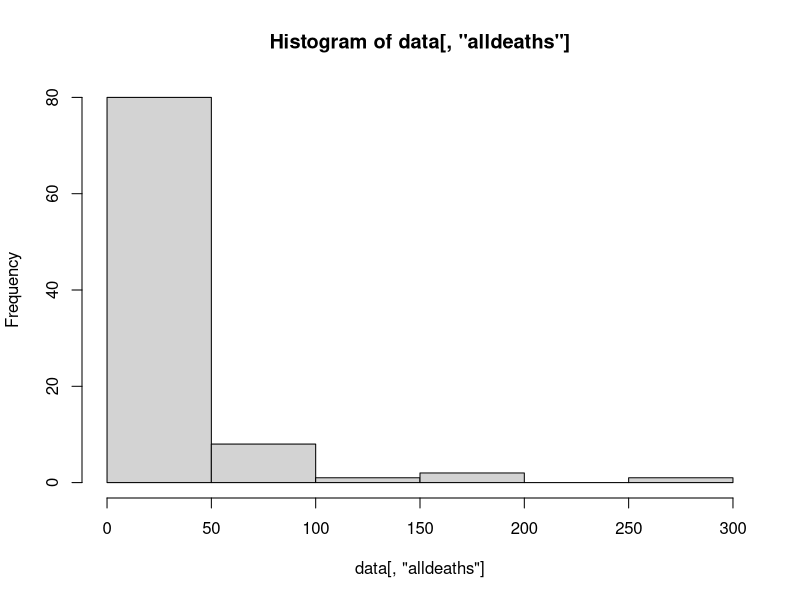
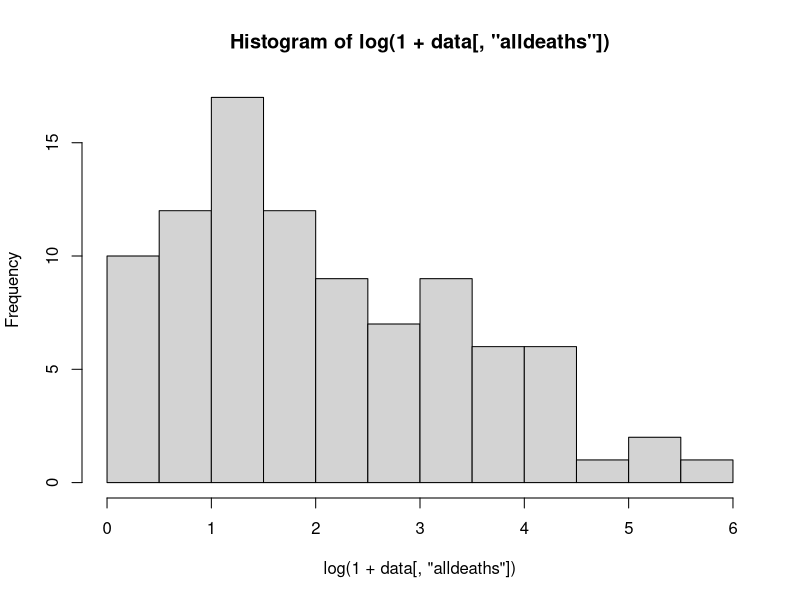
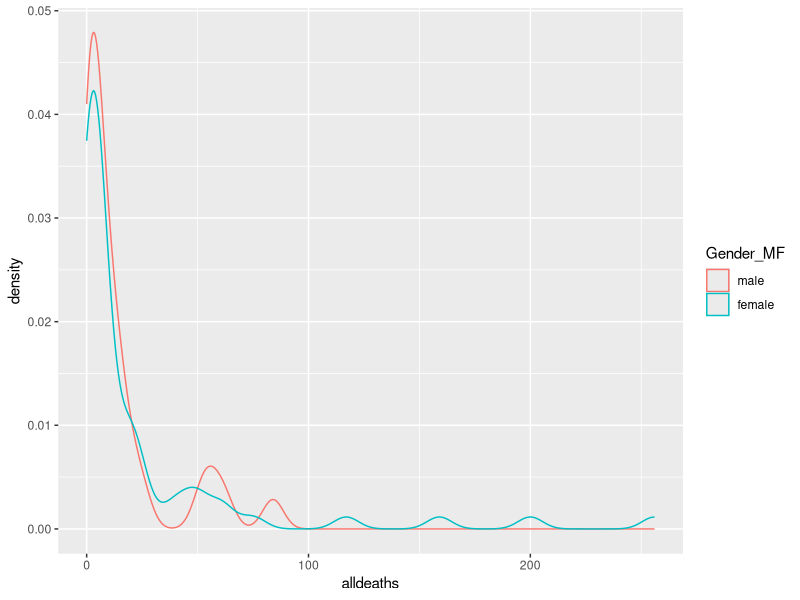
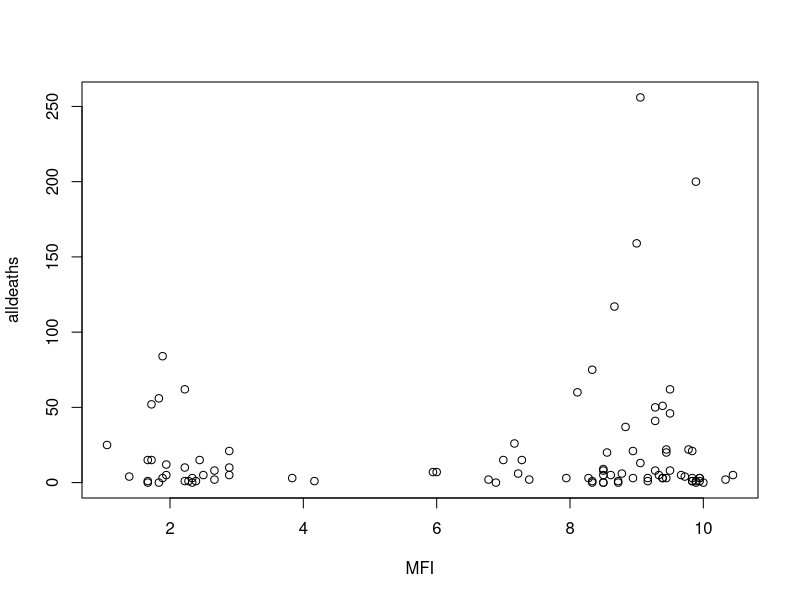
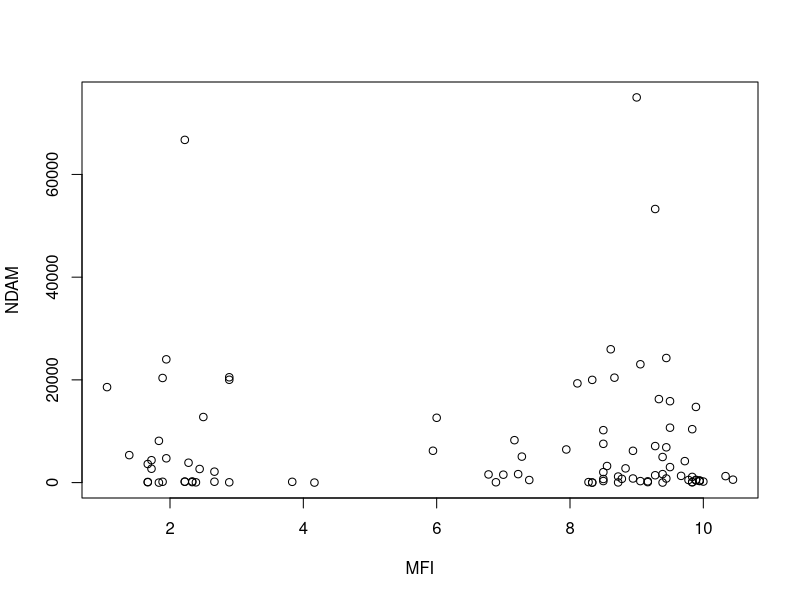
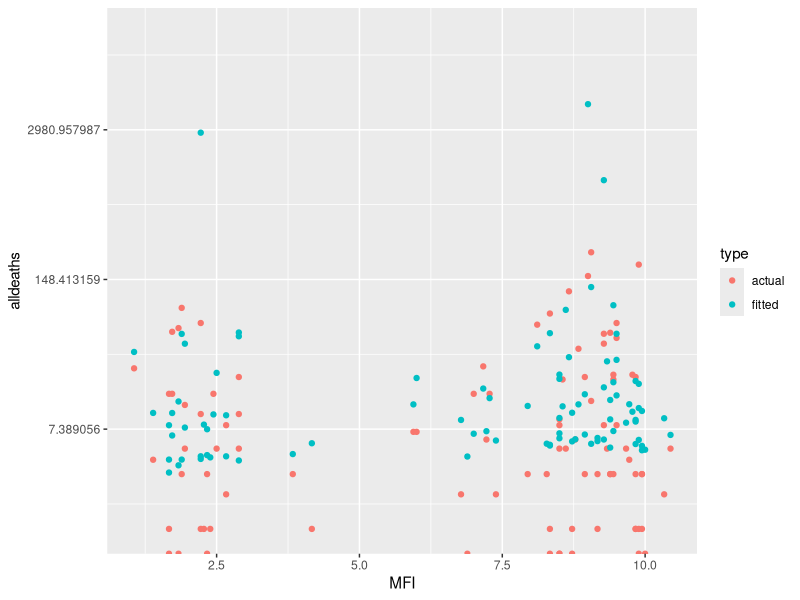
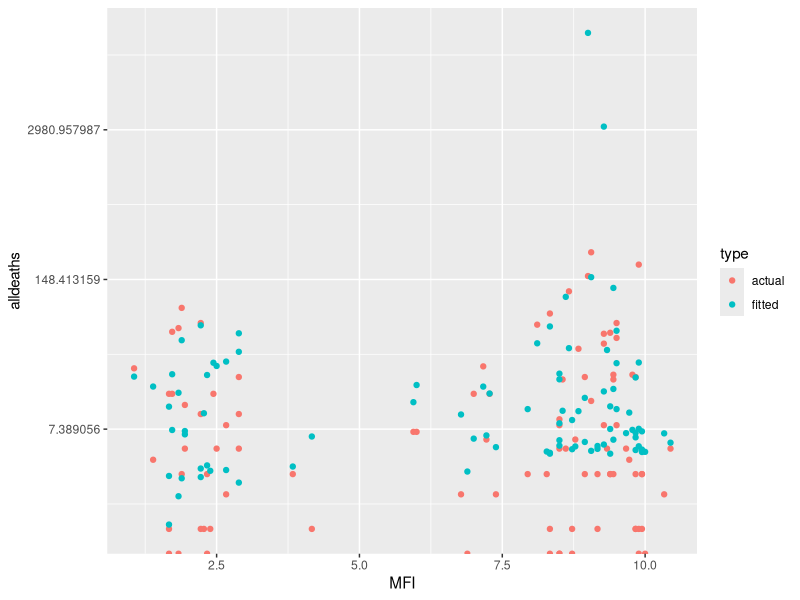
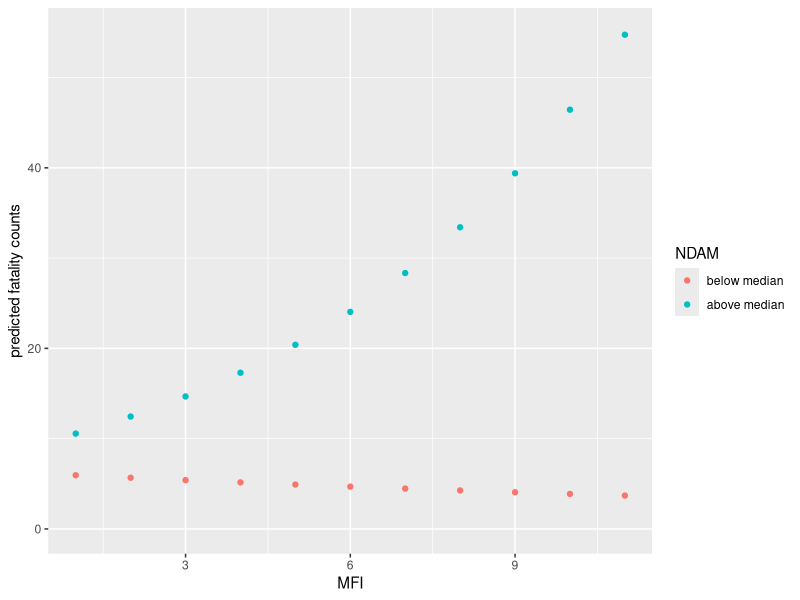

These charts were generated, in order, by the following R code: (Note: this script raises an error after producing the figures.)
# replicate results from Jung et al (2014) and add some additional results
library(MASS)
library(lmtest)
library(dplyr)
library(ggplot2)

# NOTE: any suggestions which help to make this code more efficient are very welcome! 

# data ####
data=read.csv("Jung.etal.data.csv",sep=";")

# relabel
data[,"MP"]=data[,"MinPressure_before"]
data[,"MFI"]=data[,"MasFem"]

data[,"ZMFI"]=data[,"ZMasFem"]
data[,"ZMP"]=data[,"ZMinPressure_A"]
data[,"Gender_MF"]=factor(data[,"Gender_MF"],labels=c("male","female"))

vars=c("alldeaths","MFI","MP","Category","NDAM","ZMFI","ZMP","ZNDAM")

# descriptives ####
summary(data[,vars])
data %>% summarize_at(.vars=vars,.funs=mean)
data %>% summarize_at(.vars=vars,.funs=sd)
cor(data[,vars])
table(data[,"Gender_MF"])
data[,c(vars,"Gender_MF")] %>% group_by(Gender_MF) %>% summarize_at(.vars=vars,.funs=mean) %>% data.frame
data[,c(vars,"Gender_MF")] %>% group_by(Gender_MF) %>% summarize_at(.vars=vars,.funs=sd) %>% data.frame
data[,c(vars,"Gender_MF")] %>% group_by(Gender_MF) %>% summarize_at(.vars=vars,.funs=median) %>% data.frame

hist(data[,"alldeaths"])
hist(log(1+data[,"alldeaths"]))
ggplot(data, aes(alldeaths, col=Gender_MF)) + geom_density()
plot(data[,c("MFI","alldeaths")])
plot(data[,c("MFI","NDAM")])

data[,c("Name",vars)] %>% arrange(desc(alldeaths)) %>% head() # most severe in terms of alldeaths
data[,c("Name",vars)] %>% arrange(desc(NDAM)) %>% head() # most severe in terms of NDAM
data[,c("Name",vars)] %>% arrange(desc(Category)) %>% head() # most severe in terms of Category

# models in paper ####
model.0=glm.nb(alldeaths~1,data=data)
model.1=glm.nb(alldeaths~MP,data=data)
summary(model.1)
lrtest(model.0,model.1)

model.1.upd=glm.nb(alldeaths~Minpressure_Updated.2014,data=data) # check whether using 'Updated' makes a difference
summary(model.1.upd)
model.1.upd$deviance-model.1.upd$null.deviance
lrtest(model.0,model.1.upd)

model.2=glm.nb(alldeaths~MP+NDAM+MFI,data=data)
summary(model.2)
lrtest(model.0,model.2)
data[,"fit.2"]=fitted.values(model.2)
data %>% arrange(desc(fit.2)) %>% head() 

model.3=glm.nb(alldeaths~MP+NDAM+MFI+MFI*MP+MFI*NDAM,data=data)
summary(model.3)
lrtest(model.0,model.3)

model.4=glm.nb(alldeaths~ZMP+ZNDAM+ZMFI+ZMFI*ZMP+ZMFI*ZNDAM,data=data)
summary(model.4)
lrtest(model.0,model.4)
data[,"fit.4"]=fitted.values(model.4)
summary(data$fit.4) # NOTE: two fitted values are much larger than max in data! 
data %>% arrange(desc(fit.4)) %>% head() 

# standardize variables (double-check)
data.scaled=data %>% mutate_at(.vars=vars[!vars%in%"alldeaths"],.funs=funs(scale(.,center=T,scale=T)))
model.4.sc=glm.nb(alldeaths~MP+NDAM+MFI+MFI*MP+MFI*NDAM,data=data.scaled)
summary(model.4.sc) # should be the same as model.4 above
lrtest(model.0,model.4.sc)

# plot(log(1+data[,"alldeaths"]),log(1+data[,"alldeaths"]))
# points(log(1+data[,"alldeaths"]),log(1+data[,"fit"]),col="red")

# plot actual and fitted model 2
data.actual=cbind(data[,c("alldeaths","MFI")],"actual");names(data.actual)=c("alldeaths","MFI","type")
data.fitted=cbind(data[,c("fit.2","MFI")],"fitted");names(data.fitted)=c("alldeaths","MFI","type")
data.4.plot=rbind(data.actual,data.fitted)
plt=ggplot(data.4.plot, aes(x=MFI,y=alldeaths,col=type) ) + geom_point()
plt = plt + scale_y_continuous(trans='log',limits=c(1,round(max(data$fit.4),-3))) 
plt

# plot actual and fitted model 4
data.fitted=cbind(data[,c("fit.4","MFI")],"fitted");names(data.fitted)=c("alldeaths","MFI","type")
data.4.plot=rbind(data.actual,data.fitted)
plt=ggplot(data.4.plot, aes(x=MFI,y=alldeaths,col=type) ) + geom_point()
plt = plt + scale_y_continuous(trans='log',limits=c(1,round(max(data$fit.4),-3))) 
plt

# reproduce Fig.1 ####
# run two separate models ( see p.8786 top)
data[,"NDAM.cat"]=1*(data[,"NDAM"]>=quantile(data[,"NDAM"],0.5))
model.fig1=glm.nb(alldeaths~MP+NDAM.cat+MFI+MFI*MP+MFI*NDAM.cat,data=data, # does not converge without adding glm.control
                  control=glm.control(epsilon=1e-5,maxit=1000,trace=F))
summary(model.fig1)

data.fig1=NULL
data.fig1$MFI=seq(1,11,1)
data.fig1$ZMFI=(data.fig1$MFI-mean(data$MFI))/sd(data$MFI)
data.fig1$MP=mean(data$MP)
data.fig1$ZMP=0
data.fig1$NDAM.cat=0
data.fig1=data.frame(data.fig1)
data.fig1=rbind(data.fig1,data.fig1)
data.fig1[12:22,"NDAM.cat"]=1
data.fig1[,"NDAM"]=data.fig1[,"NDAM.cat"]
data.fig1[,"NDAM"]=factor(data.fig1[,"NDAM"],labels = c("below median","above median"))
data.fig1[,"pred.fig1"]=exp(predict(model.fig1,newdata=data.fig1))
max.pred.fig1=round(max(data.fig1$pred.fig1))

plt=ggplot(data.fig1, aes(x=MFI,y=pred.fig1,col=NDAM) ) + geom_point() + 
  labs(y="predicted fatality counts") + scale_y_continuous(limits=c(0,max.pred.fig1)) 
plt

# use original models for the same purpose; plug in lo.qtl%- and hi.qtl%-quantiles of NDAM 
# e.g. quantiles lo.qtl=0.25 and hi.qtl=0.75 can be viewed as the midpoints of the high-low category used in the paper
lo.qtl=0.2
hi.qtl=0.8
data.fig1=NULL
data.fig1$MFI=seq(1,11,1)
data.fig1$ZMFI=(data.fig1$MFI-mean(data$MFI))/sd(data$MFI)
data.fig1$MP=mean(data$MP)
data.fig1$ZMP=0
data.fig1$NDAM=as.vector(quantile(data[,"NDAM"],lo.qtl))
data.fig1=data.frame(data.fig1)
data.fig1=rbind(data.fig1,data.fig1)
data.fig1[12:22,"NDAM"]=as.vector(quantile(data[,"NDAM"],hi.qtl))
data.fig1$ZNDAM=(data.fig1$NDAM-mean(data$NDAM))/sd(data$NDAM)
data.fig1[,"pred.fig1.3"]=exp(predict(model.3,newdata=data.fig1)) # double check whether standardizing 
data.fig1[,"pred.fig1.4"]=exp(predict(model.4,newdata=data.fig1)) # makes a differnce  (it should not)
data.fig1[,"NDAM"]=factor(data.fig1[,"NDAM"],labels = c("NDAM low","NDAM high"))

plt=ggplot(data.fig1, aes(x=MFI,y=pred.fig1.3,col=NDAM) ) + geom_point() + 
  labs(y="predicted fatality counts from model 3") + scale_y_continuous(limits=c(0,max.pred.fig1)) 
plt

plt=ggplot(data.fig1, aes(x=MFI,y=pred.fig1.4,col=NDAM) ) + geom_point() + 
  labs(y="predicted fatality counts from model 4") + scale_y_continuous(limits=c(0,max.pred.fig1)) 
plt

# illustrate Christensen&Christensen's point regarding the need to account for both interaction terms
data.fig1=NULL
data.fig1$MFI=seq(1,11,1)
data.fig1$ZMFI=(data.fig1$MFI-mean(data$MFI))/sd(data$MFI)
data.fig1$MP=as.vector(quantile(data[,"MP"],lo.qtl))
data.fig1$NDAM=as.vector(quantile(data[,"NDAM"],lo.qtl))
data.fig1$type=1
data.fig1=data.frame(data.fig1)
data.fig1=rbind(data.fig1,data.fig1,data.fig1,data.fig1)
data.fig1[12:22,"MP"]=as.vector(quantile(data[,"MP"],hi.qtl))
data.fig1[12:22,"type"]=2
data.fig1[23:44,"NDAM"]=as.vector(quantile(data[,"NDAM"],hi.qtl))
data.fig1[23:44,"type"]=3
data.fig1[34:44,"MP"]=as.vector(quantile(data[,"MP"],hi.qtl))
data.fig1[34:44,"type"]=4
data.fig1$ZMP=(data.fig1$MP-mean(data$MP))/sd(data$MP)
data.fig1$ZNDAM=(data.fig1$NDAM-mean(data$NDAM))/sd(data$NDAM)
data.fig1[,"pred.fig1.3"]=exp(predict(model.3,newdata=data.fig1))
data.fig1[,"pred.fig1.4"]=exp(predict(model.4,newdata=data.fig1))
data.fig1[,"type"]=factor(data.fig1[,"type"],
                      labels = c("MP low; NDAM low","MP high; NDAM low","MP low; NDAM high","MP high; NDAM high"))

plt=ggplot(data.fig1, aes(x=MFI,y=pred.fig1.3,col=type) ) + geom_point()  + 
  labs(y="predicted fatality counts from model 3") + scale_y_continuous(limits=c(0,max.pred.fig1)) 
plt
plt=ggplot(data.fig1, aes(x=MFI,y=pred.fig1.4,col=type) ) + geom_point()  + 
  labs(y="predicted fatality counts from model 4") + scale_y_continuous(limits=c(0,max.pred.fig1)) 
plt

# additional models ####
# Malter claims that an additional interaction term should be included
malter.2=glm.nb(alldeaths~MP+NDAM+MP*NDAM+MFI+MFI*MP,data=data, # does not converge without adding glm.control
                control=glm.control(epsilon=1e-5,maxit=1000,trace=F)) # does not converge for epsilon>1.e-5 or maxit too low
summary(malter.2)
lrtest(model.0,malter.2)

malter.3=glm.nb(alldeaths~MP+NDAM+MP*NDAM+MFI+MFI*NDAM,data=data, # default setting does not converge
                control=glm.control(epsilon=1e-5,maxit=1000,trace=F))
summary(malter.3)
lrtest(model.0,malter.3)

malter.4=glm.nb(alldeaths~MP+NDAM+MP*NDAM+MFI+MFI*MP+MFI*NDAM,data=data, 
                control=glm.control(epsilon=1e-3,maxit=1000,trace=F)) # CANNOT FIND a SETTING that CONVERGES! 
# summary(malter.4)
# lrtest(model.0,malter.4)

# alternative models ####
# LOGS of alldeaths ####
model.0.log=lm(log(1+alldeaths)~1,data=data)
model.1.log=lm(log(1+alldeaths)~MP,data=data)
summary(model.1.log)
lrtest(model.0.log,model.1.log)

model.2.log=lm(log(1+alldeaths)~MP+NDAM+MFI,data=data)
summary(model.2.log)
lrtest(model.0.log,model.2.log)

model.3.log=lm(log(1+alldeaths)~ZMP+ZNDAM+ZMFI+ZMFI*ZMP+ZMFI*ZNDAM,data=data)
summary(model.3.log)
lrtest(model.0.log,model.3.log)

# Gender_MF instead of MFI ####
model.3.dummy=glm.nb(alldeaths~MP+NDAM+Gender_MF+Gender_MF*MP+Gender_MF*NDAM,data=data)
summary(model.3.dummy)
lrtest(model.0,model.3.dummy)

model.4.dummy=glm.nb(alldeaths~ZMP+ZNDAM+Gender_MF+Gender_MF*ZMP+Gender_MF*ZNDAM,data=data)
summary(model.4.dummy)
lrtest(model.0,model.4.dummy)
data[,"fit.4.dummy"]=fitted.values(model.4.dummy)
summary(data$fit.4.dummy) # NOTE: two fitted values are STILL much larger than max in data! 
data %>% arrange(desc(fit.4.dummy)) %>% head() 

# EXCLUDE NDAM (endogenous?!) and replace it by 'Category' ####
# Category is not defined in the paper, but here: https://en.wikipedia.org/wiki/Saffir%E2%80%93Simpson_scale 
model.2.cat=glm.nb(alldeaths~ZMP+Category+ZMFI,data=data)
summary(model.2.cat)
lrtest(model.0,model.2.cat)

model.3.cat=glm.nb(alldeaths~ZMP+Category+ZMFI+ZMFI*ZMP+ZMFI*Category,data=data)
summary(model.3.cat)
lrtest(model.0,model.3.cat)

model.4.cat=glm.nb(alldeaths~ZMP+Category+ZMFI+ZMFI*ZMP+ZMFI*Category,data=data.scaled)
summary(model.4.cat)
lrtest(model.0,model.4.cat)
data[,"fit.4.cat"]=fitted.values(model.4.cat)
summary(data$fit.4.cat)

data.actual=cbind(data[,c("alldeaths","MFI")],"actual");names(data.actual)=c("alldeaths","MFI","type")
data.fitted=cbind(data[,c("fit.4.cat","MFI")],"fitted");names(data.fitted)=c("alldeaths","MFI","type")
data.4.plot=rbind(data.actual,data.fitted)
plt=ggplot(data.4.plot, aes(x=MFI,y=alldeaths,col=type) ) + geom_point()
plt = plt + scale_y_continuous(trans='log',limits=c(1,round(max(data$fit.4),-3))) 
plt
